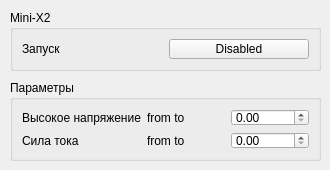
<?xml version="1.0" encoding="UTF-8"?>
<ui version="4.0">
 <class>MiniX2WidgetDesign</class>
 <widget class="QWidget" name="MiniX2WidgetDesign">
  <property name="geometry">
   <rect>
    <x>0</x>
    <y>0</y>
    <width>330</width>
    <height>170</height>
   </rect>
  </property>
  <property name="windowTitle">
   <string>Form</string>
  </property>
  <widget class="QGroupBox" name="groupBox">
   <property name="geometry">
    <rect>
     <x>10</x>
     <y>80</y>
     <width>311</width>
     <height>81</height>
    </rect>
   </property>
   <property name="title">
    <string>Параметры</string>
   </property>
   <layout class="QGridLayout" name="gridLayout">
    <item row="0" column="0">
     <widget class="QLabel" name="voltage_label">
      <property name="text">
       <string>Высокое напряжение</string>
      </property>
     </widget>
    </item>
    <item row="0" column="1">
     <widget class="QLabel" name="voltage_var_label">
      <property name="text">
       <string>from to</string>
      </property>
     </widget>
    </item>
    <item row="0" column="2">
     <widget class="QDoubleSpinBox" name="voltage_doubleSpinBox"/>
    </item>
    <item row="1" column="0">
     <widget class="QLabel" name="current_label">
      <property name="text">
       <string>Сила тока</string>
      </property>
     </widget>
    </item>
    <item row="1" column="1">
     <widget class="QLabel" name="current_var_label">
      <property name="text">
       <string>from to</string>
      </property>
     </widget>
    </item>
    <item row="1" column="2">
     <widget class="QDoubleSpinBox" name="current_doubleSpinBox"/>
    </item>
   </layout>
  </widget>
  <widget class="QGroupBox" name="groupBox_2">
   <property name="geometry">
    <rect>
     <x>10</x>
     <y>10</y>
     <width>311</width>
     <height>61</height>
    </rect>
   </property>
   <property name="title">
    <string>Mini-X2</string>
   </property>
   <layout class="QGridLayout" name="gridLayout_2">
    <item row="0" column="0">
     <widget class="QLabel" name="enable_label">
      <property name="text">
       <string>Запуск</string>
      </property>
     </widget>
    </item>
    <item row="0" column="1">
     <widget class="QPushButton" name="enable_pushButton">
      <property name="text">
       <string>Disabled</string>
      </property>
     </widget>
    </item>
   </layout>
  </widget>
 </widget>
 <resources/>
 <connections/>
</ui>
